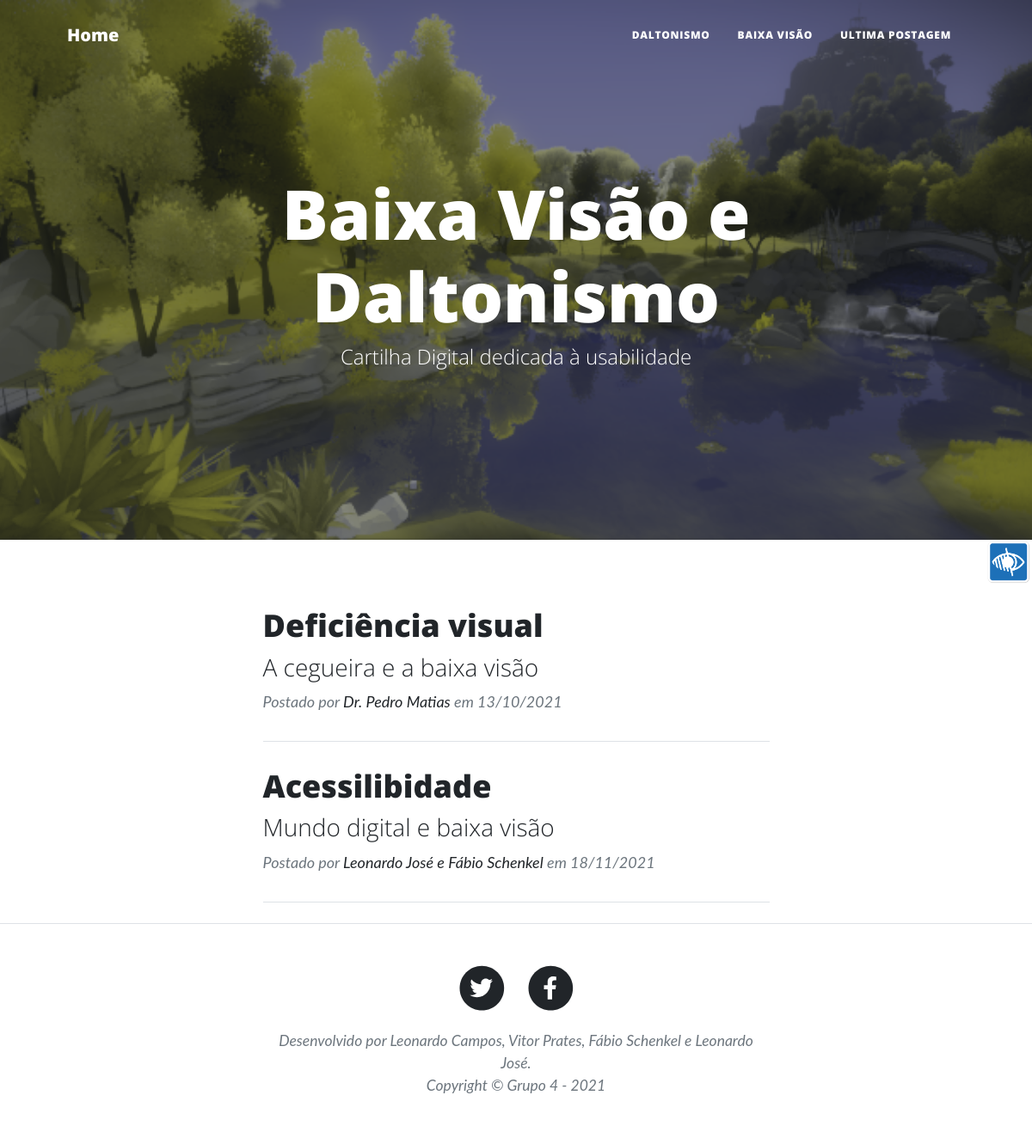
The page /index.php?cid=2 on the database its author committed.
### tables this page shows
CREATE TABLE `categorias` (
  `CategoriaID` int(11) NOT NULL,
  `Nome` varchar(150) NOT NULL,
  `Imagem` varchar(200) NOT NULL,
  `Descricao` varchar(200) NOT NULL
);

CREATE TABLE `posts` (
  `PostID` int(11) NOT NULL,
  `Titulo` varchar(150) NOT NULL,
  `Subtitulo` varchar(200) NOT NULL,
  `Autor` varchar(200) NOT NULL,
  `CategoriaID` int(150) NOT NULL,
  `Imagem` varchar(150) NOT NULL,
  `Data` date NOT NULL,
  `Paragrafos` mediumtext NOT NULL,
  `ImagemCONT` varchar(200) NOT NULL,
  `TextoImagemCONT` varchar(300) NOT NULL
);

### index.php (the view)
<?php
include_once "includes/head.php";
include_once "includes/menu.php";
include_once "includes/db.php";
?>
<header class="masthead" style="background-image: url('assets/img/daltonismo3.png')">
    <div class="container position-relative px-4 px-lg-5">
        <div class="row gx-4 gx-lg-5 justify-content-center">
            <div class="col-md-10 col-lg-8 col-xl-7">
                <div class="site-heading">
                    <h1>Baixa Visão e Daltonismo</h1>
                    <span class="subheading">Cartilha Digital dedicada à usabilidade</span>
                </div>
            </div>
        </div>
    </div>
</header>
<div class="container px-4 px-lg-5">
    <div class="row gx-4 gx-lg-5 justify-content-center">
        <div class="col-md-10 col-lg-8 col-xl-7">
            <?php
            if (!empty($_GET["cid"])) {
                $categoriaId = $_GET["cid"];
                $sql = "SELECT * FROM posts WHERE CategoriaID = $categoriaId";
            } else {
                $sql = "SELECT * FROM posts ORDER BY `Data` DESC";
            }
            $resultado = mysqli_query($conn, $sql);
            if ($resultado) {
                while ($row = mysqli_fetch_array($resultado)) {
                    $titulo = $row['Titulo'];
                    $subtitulo = $row['Subtitulo'];
                    $autor = $row['Autor'];
                    $postId = $row['PostID'];
                    $data = date_create($row['Data']);
                    $data = date_format($data,"d/m/Y");
                    ?>
                    <div class="post-preview">
                        <a href="post.php?pid=<?php echo $postId; ?>">
                            <h2 class="post-title"><?php echo $titulo; ?></h2>
                            <h3 class="post-subtitle"><?php echo $subtitulo; ?></h3>
                        </a>
                        <p class="post-meta">
                            Postado por
                            <a href="#!"><?php echo $autor; ?></a>
                            em <?php echo $data; ?>
                        </p>
                    </div>
                    <hr class="my-4" />
                    <?php
                }
            }
            ?>
        </div>
    </div>
</div>
<?php
include_once "includes/footer.php";
?>

### includes/menu.php (shortened to what this page needs)
<?php
include_once "includes/db.php";
?>
<nav class="navbar navbar-expand-lg navbar-light" id="mainNav">
    <div class="container px-4 px-lg-5">
        <a class="navbar-brand" href="index.php">Home</a>
        <div class="collapse navbar-collapse" id="navbarResponsive">
            <ul class="navbar-nav ms-auto py-4 py-lg-0">
                <?php
                $sql = "SELECT * FROM categorias";
                $resultado = mysqli_query($conn, $sql);
                if ($resultado) {
                    while ($row = mysqli_fetch_array($resultado)) {
                        ?>
                        <li class="nav-item"><a class="nav-link px-lg-3 py-3 py-lg-4" href="index.php?cid=<?php echo $row['CategoriaID']; ?>"><?php echo $row['Nome']; ?></a></li>
                        <?php
                    }
                }
                ?>
                <?php
                $ultimoPost = 0;
                $sql = "SELECT * FROM posts";
                $resultado = mysqli_query($conn, $sql);
                if ($resultado) {
                    while ($row = mysqli_fetch_array($resultado)) {
                        $ultimoPost++;
                    }
                }
                ?>
                <li class="nav-item"><a class="nav-link px-lg-3 py-3 py-lg-4" href="post.php?pid=<?php echo $ultimoPost ?>">Ultima Postagem</a></li>
            </ul>
        </div>
    </div>
</nav>

### rows shown on the page
categorias: Nome "DALTONISMO"
categorias: Nome "BAIXA VISÃO"
posts: Titulo "Deficiência visual", Subtitulo "A cegueira e a baixa visão", Autor "Dr. Pedro Matias", Data "13/10/2021"
posts: Titulo "Acessilibidade", Subtitulo "Mundo digital e baixa visão", Autor "Leonardo José e Fábio Schenkel", Data "18/11/2021"
